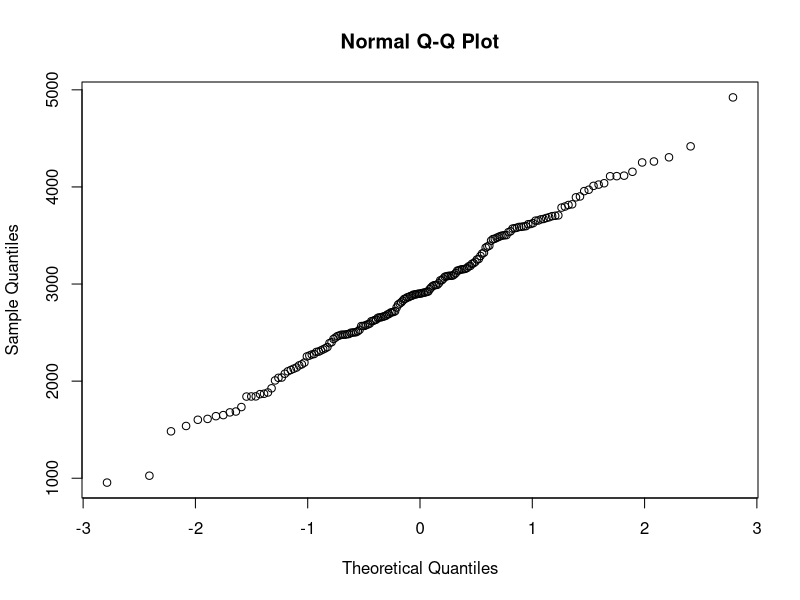
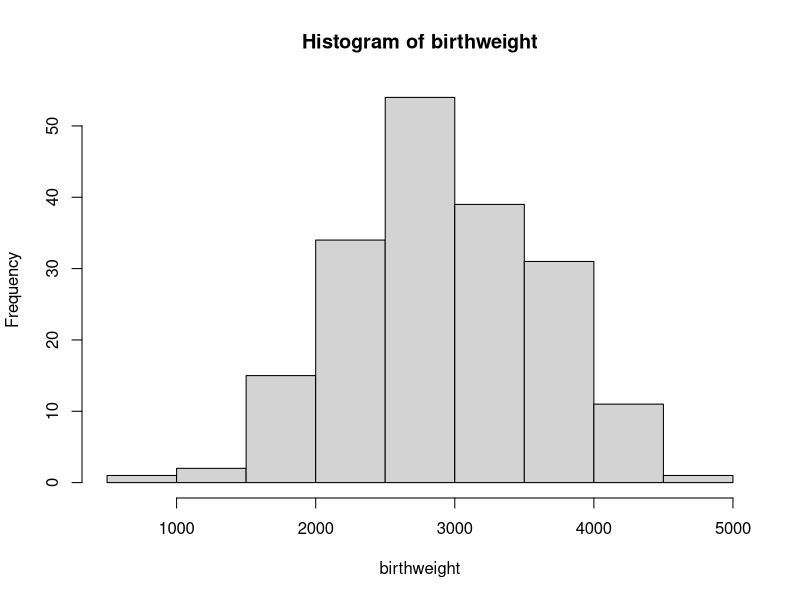
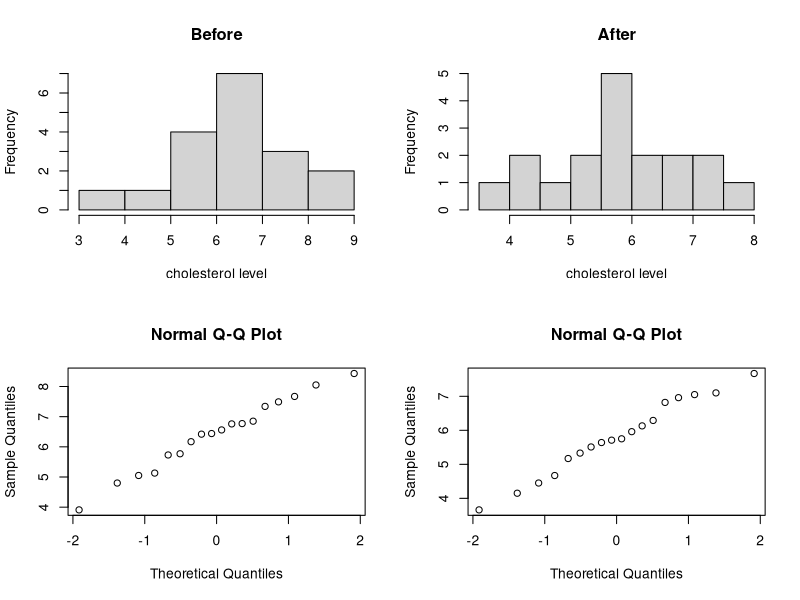
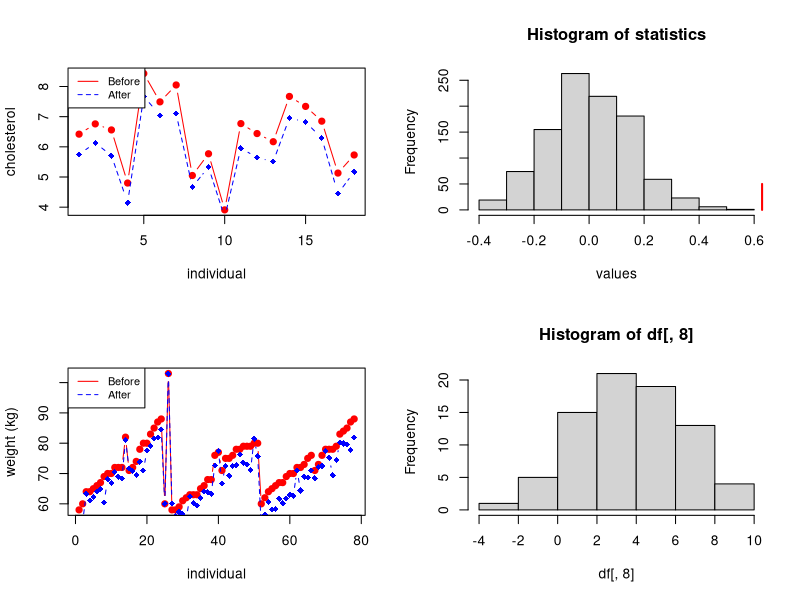
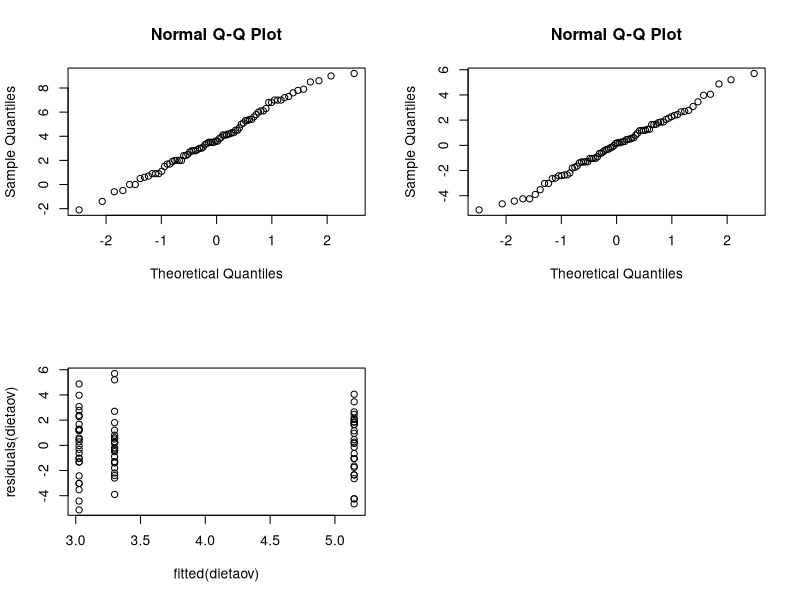
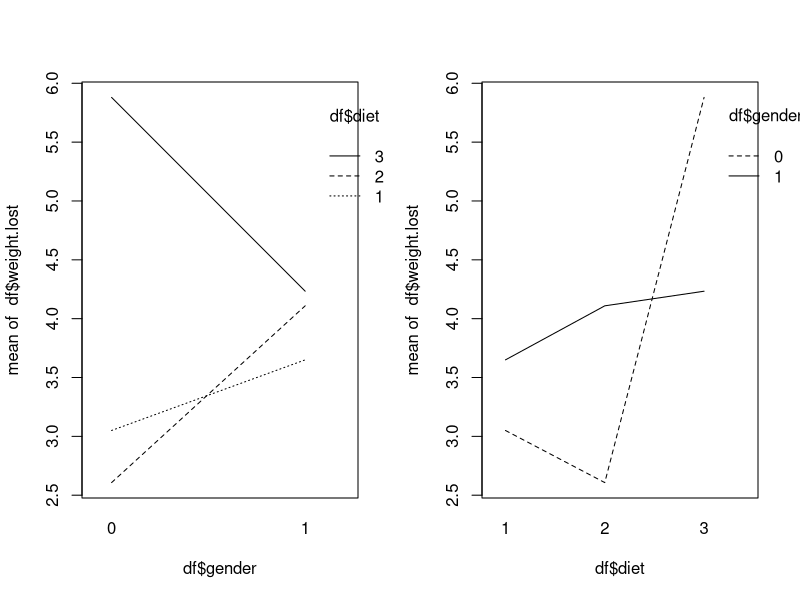
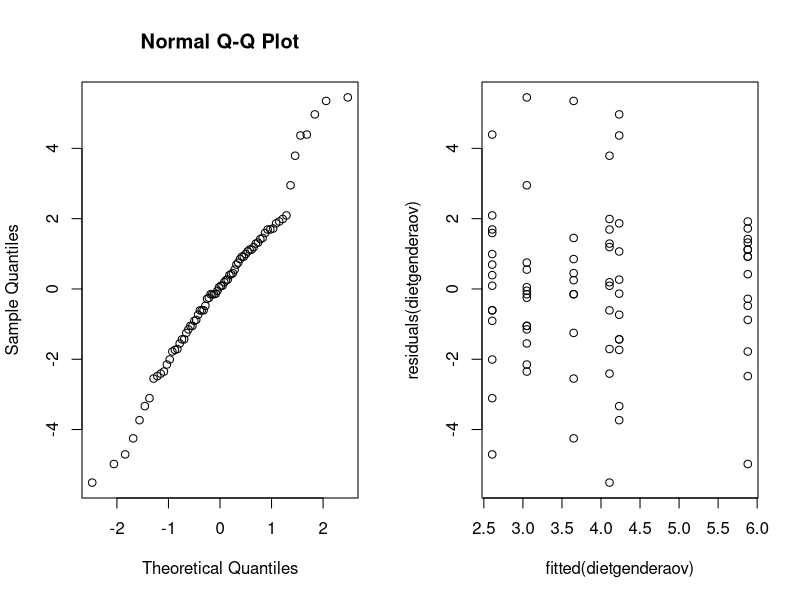
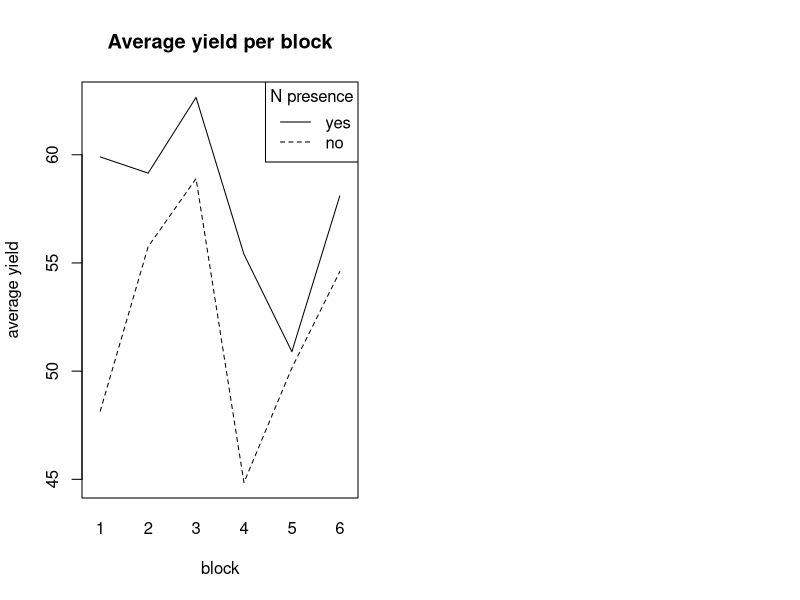

Generate these figures, in order, with R:
## ---- chunk 1
options(digits=3)
## ---- chunk 2
birthweight <- readLines("data/birthweight.txt")
birthweight <- as.double(birthweight[2:length(birthweight)])
birthweight

# print(paste("Amount of observations: ", length(birthweight)))
## ---- chunk 3
birthweight_mean <- mean(birthweight)
print(paste("Mean of the sample: ", birthweight_mean))
## ---- chunk 4
qqnorm(y = birthweight)
## ---- chunk 5
hist(birthweight)
# add density line
# lines(density(birthweight), col="blue",lwd=2)
## ---- chunk 6
shapiro.test(birthweight)
# H0 - normal distribution, H1 - not normal
## ---- chunk 7
t.test(birthweight, conf.level = 0.96)
## ---- chunk 8
B <- 1000
alpha <- 0.04
T_star <- numeric(B)

for(i in 1:B) {
  X_star <- sample(birthweight, replace = TRUE)
  T_star[i] <- mean(X_star)
}

T_star_q2 <- quantile(T_star, alpha/2)
T_star_q98 <- quantile(T_star, 1 - alpha/2)

c(2*birthweight_mean - T_star_q98, 2*birthweight_mean - T_star_q2)
## ---- chunk 9
sum(T_star<T_star_q2)
## ---- chunk 10
t.test(birthweight, alternative = "greater", mu=2800)
## ---- chunk 11
greater_weight <- as.integer(birthweight > 2800)
binom.test(sum(greater_weight), length(greater_weight), p=0.5, alt="g")
## ---- chunk 12


## ---- chunk 13

## ---- chunk 14
prop.test(c(61, 65), c(95, 93))
## ---- chunk 15
df <- as.data.frame(read.table("data/cholesterol.txt", header=TRUE))
head(df)
## ---- chunk 16
par(mfrow=c(2, 2))
hist(df[, 1], main="Before", xlab="cholesterol level")
hist(df[, 2], main="After", xlab="cholesterol level")
qqnorm(df[, 1])
qqnorm(df[, 2])
## ---- chunk 17
shapiro.test(df[, 1])
shapiro.test(df[, 2])
## ---- chunk 18
# Create a first line
plot(1:length(df[, 1]), df[, 1], type = "b", pch=19, col = "red", xlab = "individual", ylab = "cholesterol")
lines(1:length(df[, 2]), df[, 2], pch=18, col = "blue", type = "b", lty=2)
legend("topleft", legend=c("Before", "After"), col=c("red", "blue"), lty = 1:2, cex=0.8)
## ---- chunk 19
cor.test(df[, 1], df[, 2], method="pearson")
## ---- chunk 20
t.test(df[, 1], df[, 2], paired=2)
## ---- chunk 21
diff_mean <- function(x, y) {
  return(mean(x-y))
}

stats <- diff_mean(df[, 1], df[, 2])

B <- 1000
t_star <- numeric(B)

for (i in 1:B) {
  diff_star <- t(apply(cbind(df[, 1], df[, 2]), 1, sample))
  t_star[i] <- diff_mean(diff_star[, 1], diff_star[, 2])
}

hist(t_star, main="Histogram of statistics", xlab="values")
lines(rep(stats, 2), c(0, 50), col="red", lwd=2)
## ---- chunk 22
# calculating p-value
pl <- sum(t_star < stats) / B
pr <- sum(t_star > stats) / B

p <- 2*min(pl, pr)
print(paste("P-value =", p))
## ---- chunk 23
mu <- mean(df[, 2])
s <- sd(df[, 2])
print(paste("mu =", mu, "s =", s))
## ---- chunk 24
theta_hat <- 2*mu - 3
print(paste("theta_hat =", theta_hat))
## ---- chunk 25
alpha <- 0.05

n <- length(df[, 2])
t_alpha <- qt(1 - alpha/2, df=n)
t_alpha

theta_l <- theta_hat - t_alpha*s/sqrt(n)
theta_r <- theta_hat + t_alpha*s/sqrt(n)
c("[", theta_l,",", theta_r, "]")
## ---- chunk 26
t <- max(df[, 2])
t

n <- length(df[, 2])
n

for (theta in 3:12) {
  B <- 1000
  t_star <- numeric(B)
  
  for (i in 1:B) {
    x_star <- runif(n, min = 3, max = theta)
    t_star[i] <- max(x_star)
  }
  
  pl <- sum(t_star < t)/B
  pr <- sum(t_star > t)/B
  
  p <- 2* min(pl, pr)
  print(paste("Theta =", theta, ", ", p))
}
## ---- chunk 27
less_chol <- as.integer(df[, 2] < 6)
binom.test(sum(less_chol), length(less_chol), p=0.5, alt="g")
## ---- chunk 28
less_chol <- as.integer(df[, 2] < 4.5)
binom.test(sum(less_chol),length(less_chol),p=0.25, alt="l")
## ---- chunk 29
df <- as.data.frame(read.table("data/diet.txt", header=TRUE))
df["weight.lost"] <- df["preweight"] - df["weight6weeks"]
head(df)
## ---- chunk 30
# Create a first line
plot(1:length(df[,5]), df[,5], type = "b", pch=19, col = "red", xlab = "individual", ylab = "weight (kg)")
lines(1:length(df[,7]), df[,7], pch=18, col = "blue", type = "b", lty=2)
legend("topleft", legend=c("Before", "After"), col=c("red", "blue"), lty = 1:2, cex=0.8)
## ---- chunk 31
t.test(df[,5], df[,7], paired=TRUE)
## ---- chunk 32
hist(df[,8])
## ---- chunk 33
qqnorm(df[,8])
## ---- chunk 34
shapiro.test(df[,8])
## ---- chunk 35
df$diet <- as.factor(df$diet)
dietaov=lm(weight.lost~diet,data=df)
anova(dietaov)
summary(dietaov)
## ---- chunk 36
# Checking assumptions
qqnorm(residuals(dietaov))
plot(fitted(dietaov), residuals(dietaov))
## ---- chunk 37
kruskal.test(df$weight.lost, df$diet)
## ---- chunk 38
df$gender <- as.factor(df$gender)
dietgenderaov <- lm(weight.lost~gender*diet,data=df)
anova(dietgenderaov)
## ---- chunk 39
summary(dietgenderaov)
## ---- chunk 40
par(mfrow=c(1, 2))
interaction.plot(df$gender, df$diet, df$weight.lost)
interaction.plot(df$diet, df$gender, df$weight.lost)
## ---- chunk 41
genderaov <- lm(weight.lost~gender,data=df)
anova(genderaov)
summary(genderaov)
## ---- chunk 42
# Checking assumptions
par(mfrow=c(1, 2))
qqnorm(residuals(dietgenderaov))
plot(fitted(dietgenderaov), residuals(dietgenderaov))
## ---- chunk 43
print(paste('Diet 1:', dietaov$coefficients[1]))
print(paste('Diet 2:', dietaov$coefficients[1] + dietaov$coefficients[2]))
print(paste('Diet 3:', dietaov$coefficients[1] + dietaov$coefficients[3]))
## ---- chunk 44
require("MASS")
## ---- chunk 45
B <- 6; P <- 4; T <- 3

process <- c()
for (i in 1:B) {
  block <- c()
  for (tr in 1:T) {
    block <- cbind(block, as.numeric(sample(1:P) > 2))
  }
  process <- rbind(process, block)
}

process <- t(process)
rownames(process) <- c("N", "P", "K")
colnames(process) <- paste0(rep(1:6, each=4), paste0(".", rep(1:4, 6)))
process
## ---- chunk 46
interaction.plot(npk$block, npk$N, npk$yield, ylab='average yield', xlab='block', main='Average yield per block', legend=FALSE)
legend("topright", c("yes", "no"), title="N presence", lwd=1, lty=c(1, 2))
## ---- chunk 47
n_block_lm <- lm(yield~block*N, data=npk)
anova(n_block_lm)
## ---- chunk 48
summary(n_block_lm)
## ---- chunk 49
lm <- lm(yield~block+N, data=npk)
anova(lm)
## ---- chunk 50
par(mfrow=c(1, 2))
qqnorm(residuals(lm))
plot(fitted(lm), residuals(lm))
## ---- chunk 51
npklm1 <- lm(yield~P + K + block*N, data=npk)
npklm2 <- lm(yield~N + K + block*P, data=npk)
npklm3 <- lm(yield~N + P + block*K, data=npk)
npklm4 <- lm(yield~block + N + P + K, data=npk)
npklm5 <- lm(yield~N + P + K, data=npk)
## ---- chunk 52
print('Y ~ P + K + block*N')
anova(npklm1)
## ---- chunk 53
print('Y ~ N + K + block*P')
anova(npklm2)
## ---- chunk 54
print('Y ~ N + P + block*K')
anova(npklm3)
## ---- chunk 55
print('Y ~ block + N + P + K')
anova(npklm4)
## ---- chunk 56
npklm5 <- lm(yield~block + N + K, data=npk)
anova(npklm5)
## ---- chunk 57
par(mfrow=c(1, 2))
qqnorm(residuals(npklm4))
plot(fitted(npklm4), residuals(npklm4))
## ---- chunk 58
par(mfrow=c(1, 2))
qqnorm(residuals(npklm5))
plot(fitted(npklm5), residuals(npklm5))
## ---- chunk 59
require(lme4)
npklmer <- lmer(yield~N+(1|block), REML=FALSE, data=npk)
npklmer1 <- lmer(yield~(1|block), REML=FALSE, data=npk)
anova(npklmer1, npklmer)
